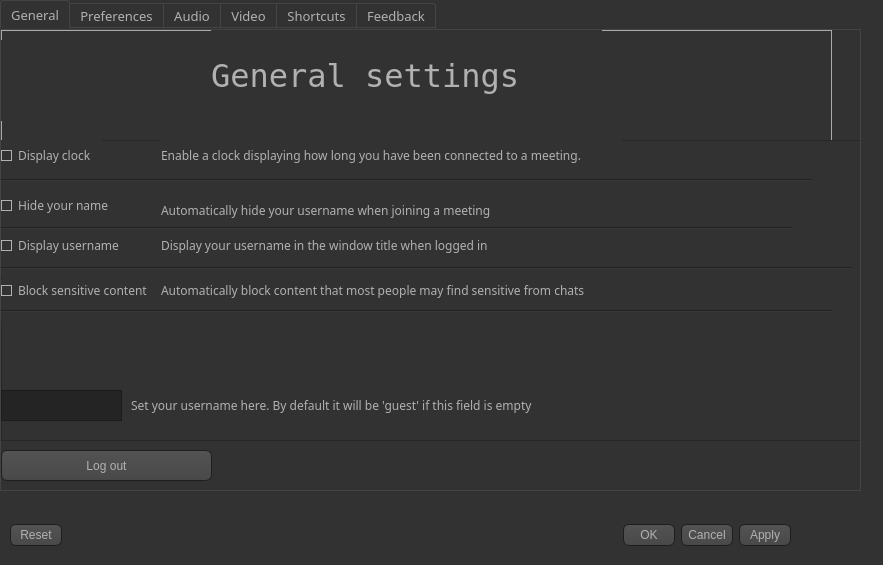
<?xml version="1.0" encoding="UTF-8"?>
<ui version="4.0">
 <class>Settings</class>
 <widget class="QDialog" name="Settings">
  <property name="geometry">
   <rect>
    <x>0</x>
    <y>0</y>
    <width>883</width>
    <height>565</height>
   </rect>
  </property>
  <property name="font">
   <font>
    <family>MingLiU_HKSCS-ExtB</family>
    <pointsize>12</pointsize>
   </font>
  </property>
  <property name="windowTitle">
   <string>Settings</string>
  </property>
  <property name="styleSheet">
   <string notr="true">QToolTip
{
     border: 1px solid black;
     background-color: #ffa02f;
     padding: 1px;
     border-radius: 3px;
     opacity: 100;
}

QWidget
{
    color: #b1b1b1;
    background-color: #323232;
}

QTreeView, QListView
{
    background-color: silver;
    margin-left: 5px;
}

QWidget:item:hover
{
    background-color: QLinearGradient( x1: 0, y1: 0, x2: 0, y2: 1, stop: 0 #ffa02f, stop: 1 #ca0619);
    color: #000000;
}

QWidget:item:selected
{
    background-color: QLinearGradient( x1: 0, y1: 0, x2: 0, y2: 1, stop: 0 #ffa02f, stop: 1 #d7801a);
}

QMenuBar::item
{
    background: transparent;
}

QMenuBar::item:selected
{
    background: transparent;
    border: 1px solid #ffaa00;
}

QMenuBar::item:pressed
{
    background: #444;
    border: 1px solid #000;
    background-color: QLinearGradient(
        x1:0, y1:0,
        x2:0, y2:1,
        stop:1 #212121,
        stop:0.4 #343434/*,
        stop:0.2 #343434,
        stop:0.1 #ffaa00*/
    );
    margin-bottom:-1px;
    padding-bottom:1px;
}

QMenu
{
    border: 1px solid #000;
}

QMenu::item
{
    padding: 2px 20px 2px 20px;
}

QMenu::item:selected
{
    color: #000000;
}

QWidget:disabled
{
    color: #808080;
    background-color: #323232;
}

QAbstractItemView
{
    background-color: QLinearGradient( x1: 0, y1: 0, x2: 0, y2: 1, stop: 0 #4d4d4d, stop: 0.1 #646464, stop: 1 #5d5d5d);
}

QWidget:focus
{
    /*border: 1px solid darkgray;*/
}

QLineEdit
{
    background-color: QLinearGradient( x1: 0, y1: 0, x2: 0, y2: 1, stop: 0 #4d4d4d, stop: 0 #646464, stop: 1 #5d5d5d);
    padding: 1px;
    border-style: solid;
    border: 1px solid #1e1e1e;
    border-radius: 5;
}

QPushButton
{
    color: #b1b1b1;
    background-color: QLinearGradient( x1: 0, y1: 0, x2: 0, y2: 1, stop: 0 #565656, stop: 0.1 #525252, stop: 0.5 #4e4e4e, stop: 0.9 #4a4a4a, stop: 1 #464646);
    border-width: 1px;
    border-color: #1e1e1e;
    border-style: solid;
    border-radius: 6;
    padding: 3px;
    font-size: 12px;
    padding-left: 5px;
    padding-right: 5px;
    min-width: 40px;
}

QPushButton:pressed
{
    background-color: QLinearGradient( x1: 0, y1: 0, x2: 0, y2: 1, stop: 0 #2d2d2d, stop: 0.1 #2b2b2b, stop: 0.5 #292929, stop: 0.9 #282828, stop: 1 #252525);
}

QComboBox
{
    selection-background-color: #ffaa00;
    background-color: QLinearGradient( x1: 0, y1: 0, x2: 0, y2: 1, stop: 0 #565656, stop: 0.1 #525252, stop: 0.5 #4e4e4e, stop: 0.9 #4a4a4a, stop: 1 #464646);
    border-style: solid;
    border: 1px solid #1e1e1e;
    border-radius: 5;
}

QComboBox:hover,QPushButton:hover
{
    border: 2px solid QLinearGradient( x1: 0, y1: 0, x2: 0, y2: 1, stop: 0 #ffa02f, stop: 1 #d7801a);
}


QComboBox:on
{
    padding-top: 3px;
    padding-left: 4px;
    background-color: QLinearGradient( x1: 0, y1: 0, x2: 0, y2: 1, stop: 0 #2d2d2d, stop: 0.1 #2b2b2b, stop: 0.5 #292929, stop: 0.9 #282828, stop: 1 #252525);
    selection-background-color: #ffaa00;
}

QComboBox QAbstractItemView
{
    border: 2px solid darkgray;
    selection-background-color: QLinearGradient( x1: 0, y1: 0, x2: 0, y2: 1, stop: 0 #ffa02f, stop: 1 #d7801a);
}

QComboBox::drop-down
{
     subcontrol-origin: padding;
     subcontrol-position: top right;
     width: 15px;

     border-left-width: 0px;
     border-left-color: darkgray;
     border-left-style: solid; /* just a single line */
     border-top-right-radius: 3px; /* same radius as the QComboBox */
     border-bottom-right-radius: 3px;
 }

QComboBox::down-arrow
{
     image: url(:/dark_orange/img/down_arrow.png);
}

QGroupBox
{
    border: 1px solid darkgray;
    margin-top: 10px;
}

QGroupBox:focus
{
    border: 1px solid darkgray;
}

QTextEdit:focus
{
    border: 1px solid darkgray;
}

QScrollBar:horizontal {
     border: 1px solid #222222;
     background: QLinearGradient( x1: 0, y1: 0, x2: 0, y2: 1, stop: 0.0 #121212, stop: 0.2 #282828, stop: 1 #484848);
     height: 7px;
     margin: 0px 16px 0 16px;
}

QScrollBar::handle:horizontal
{
      background: QLinearGradient( x1: 0, y1: 0, x2: 1, y2: 0, stop: 0 #ffa02f, stop: 0.5 #d7801a, stop: 1 #ffa02f);
      min-height: 20px;
      border-radius: 2px;
}

QScrollBar::add-line:horizontal {
      border: 1px solid #1b1b19;
      border-radius: 2px;
      background: QLinearGradient( x1: 0, y1: 0, x2: 1, y2: 0, stop: 0 #ffa02f, stop: 1 #d7801a);
      width: 14px;
      subcontrol-position: right;
      subcontrol-origin: margin;
}

QScrollBar::sub-line:horizontal {
      border: 1px solid #1b1b19;
      border-radius: 2px;
      background: QLinearGradient( x1: 0, y1: 0, x2: 1, y2: 0, stop: 0 #ffa02f, stop: 1 #d7801a);
      width: 14px;
     subcontrol-position: left;
     subcontrol-origin: margin;
}

QScrollBar::right-arrow:horizontal, QScrollBar::left-arrow:horizontal
{
      border: 1px solid black;
      width: 1px;
      height: 1px;
      background: white;
}

QScrollBar::add-page:horizontal, QScrollBar::sub-page:horizontal
{
      background: none;
}

QScrollBar:vertical
{
      background: QLinearGradient( x1: 0, y1: 0, x2: 1, y2: 0, stop: 0.0 #121212, stop: 0.2 #282828, stop: 1 #484848);
      width: 7px;
      margin: 16px 0 16px 0;
      border: 1px solid #222222;
}

QScrollBar::handle:vertical
{
      background: QLinearGradient( x1: 0, y1: 0, x2: 0, y2: 1, stop: 0 #ffa02f, stop: 0.5 #d7801a, stop: 1 #ffa02f);
      min-height: 20px;
      border-radius: 2px;
}

QScrollBar::add-line:vertical
{
      border: 1px solid #1b1b19;
      border-radius: 2px;
      background: QLinearGradient( x1: 0, y1: 0, x2: 0, y2: 1, stop: 0 #ffa02f, stop: 1 #d7801a);
      height: 14px;
      subcontrol-position: bottom;
      subcontrol-origin: margin;
}

QScrollBar::sub-line:vertical
{
      border: 1px solid #1b1b19;
      border-radius: 2px;
      background: QLinearGradient( x1: 0, y1: 0, x2: 0, y2: 1, stop: 0 #d7801a, stop: 1 #ffa02f);
      height: 14px;
      subcontrol-position: top;
      subcontrol-origin: margin;
}

QScrollBar::up-arrow:vertical, QScrollBar::down-arrow:vertical
{
      border: 1px solid black;
      width: 1px;
      height: 1px;
      background: white;
}


QScrollBar::add-page:vertical, QScrollBar::sub-page:vertical
{
      background: none;
}

QTextEdit
{
    background-color: #242424;
}

QPlainTextEdit
{
    background-color: #242424;
}

QHeaderView::section
{
    background-color: QLinearGradient(x1:0, y1:0, x2:0, y2:1, stop:0 #616161, stop: 0.5 #505050, stop: 0.6 #434343, stop:1 #656565);
    color: white;
    padding-left: 4px;
    border: 1px solid #6c6c6c;
}

QCheckBox:disabled
{
color: #414141;
}

QDockWidget::title
{
    text-align: center;
    spacing: 3px; /* spacing between items in the tool bar */
    background-color: QLinearGradient(x1:0, y1:0, x2:0, y2:1, stop:0 #323232, stop: 0.5 #242424, stop:1 #323232);
}

QDockWidget::close-button, QDockWidget::float-button
{
    text-align: center;
    spacing: 1px; /* spacing between items in the tool bar */
    background-color: QLinearGradient(x1:0, y1:0, x2:0, y2:1, stop:0 #323232, stop: 0.5 #242424, stop:1 #323232);
}

QDockWidget::close-button:hover, QDockWidget::float-button:hover
{
    background: #242424;
}

QDockWidget::close-button:pressed, QDockWidget::float-button:pressed
{
    padding: 1px -1px -1px 1px;
}

QMainWindow::separator
{
    background-color: QLinearGradient(x1:0, y1:0, x2:0, y2:1, stop:0 #161616, stop: 0.5 #151515, stop: 0.6 #212121, stop:1 #343434);
    color: white;
    padding-left: 4px;
    border: 1px solid #4c4c4c;
    spacing: 3px; /* spacing between items in the tool bar */
}

QMainWindow::separator:hover
{

    background-color: QLinearGradient(x1:0, y1:0, x2:0, y2:1, stop:0 #d7801a, stop:0.5 #b56c17 stop:1 #ffa02f);
    color: white;
    padding-left: 4px;
    border: 1px solid #6c6c6c;
    spacing: 3px; /* spacing between items in the tool bar */
}

QToolBar::handle
{
     spacing: 3px; /* spacing between items in the tool bar */
     background: url(:/dark_orange/img/handle.png);
}

QMenu::separator
{
    height: 2px;
    background-color: QLinearGradient(x1:0, y1:0, x2:0, y2:1, stop:0 #161616, stop: 0.5 #151515, stop: 0.6 #212121, stop:1 #343434);
    color: white;
    padding-left: 4px;
    margin-left: 10px;
    margin-right: 5px;
}

QProgressBar
{
    border: 2px solid grey;
    border-radius: 5px;
    text-align: center;
}

QProgressBar::chunk
{
    background-color: #d7801a;
    width: 2.15px;
    margin: 0.5px;
}

QTabBar::tab {
    color: #b1b1b1;
    border: 1px solid #444;
    border-bottom-style: none;
    background-color: #323232;
    padding-left: 10px;
    padding-right: 10px;
    padding-top: 3px;
    padding-bottom: 2px;
    margin-right: -1px;
}

QTabWidget::pane {
    border: 1px solid #444;
    top: 1px;
}

QTabBar::tab:last
{
    margin-right: 0; /* the last selected tab has nothing to overlap with on the right */
    border-top-right-radius: 3px;
}

QTabBar::tab:first:!selected
{
 margin-left: 0px; /* the last selected tab has nothing to overlap with on the right */


    border-top-left-radius: 3px;
}

QTabBar::tab:!selected
{
    color: #b1b1b1;
    border-bottom-style: solid;
    margin-top: 3px;
    background-color: QLinearGradient(x1:0, y1:0, x2:0, y2:1, stop:1 #212121, stop:.4 #343434);
}

QTabBar::tab:selected
{
    border-top-left-radius: 3px;
    border-top-right-radius: 3px;
    margin-bottom: 0px;
}

QTabBar::tab:!selected:hover
{
    /*border-top: 2px solid #ffaa00;
    padding-bottom: 3px;*/
    border-top-left-radius: 3px;
    border-top-right-radius: 3px;
    background-color: QLinearGradient(x1:0, y1:0, x2:0, y2:1, stop:1 #212121, stop:0.4 #343434, stop:0.2 #343434, stop:0.1 #ffaa00);
}

QRadioButton::indicator:checked, QRadioButton::indicator:unchecked{
    color: #b1b1b1;
    background-color: #323232;
    border: 1px solid #b1b1b1;
    border-radius: 6px;
}

QRadioButton::indicator:checked
{
    background-color: qradialgradient(
        cx: 0.5, cy: 0.5,
        fx: 0.5, fy: 0.5,
        radius: 1.0,
        stop: 0.25 #ffaa00,
        stop: 0.3 #323232
    );
}

QCheckBox::indicator{
    color: #b1b1b1;
    background-color: #323232;
    border: 1px solid #b1b1b1;
    width: 9px;
    height: 9px;
}

QRadioButton::indicator
{
    border-radius: 6px;
}

QRadioButton::indicator:hover, QCheckBox::indicator:hover
{
    border: 3px solid #ffaa00;
}

QCheckBox::indicator:checked
{
    image:url(:/dark_orange/img/checkbox.png);
}

QCheckBox::indicator:disabled, QRadioButton::indicator:disabled
{
    border: 1px solid #444;
}


QSlider::groove:horizontal {
    border: 1px solid #3A3939;
    height: 8px;
    background: #201F1F;
    margin: 2px 0;
    border-radius: 2px;
}

QSlider::handle:horizontal {
    background: QLinearGradient( x1: 0, y1: 0, x2: 0, y2: 1,
      stop: 0.0 silver, stop: 0.2 #a8a8a8, stop: 1 #727272);
    border: 1px solid #3A3939;
    width: 14px;
    height: 14px;
    margin: -4px 0;
    border-radius: 2px;
}

QSlider::groove:vertical {
    border: 1px solid #3A3939;
    width: 8px;
    background: #201F1F;
    margin: 0 0px;
    border-radius: 2px;
}

QSlider::handle:vertical {
    background: QLinearGradient( x1: 0, y1: 0, x2: 0, y2: 1, stop: 0.0 silver,
      stop: 0.2 #a8a8a8, stop: 1 #727272);
    border: 1px solid #3A3939;
    width: 14px;
    height: 14px;
    margin: 0 -4px;
    border-radius: 2px;
}

QAbstractSpinBox {
    padding-top: 2px;
    padding-bottom: 2px;
    border: 1px solid darkgray;

    border-radius: 2px;
    min-width: 50px;
}
</string>
  </property>
  <widget class="QDialogButtonBox" name="buttonBox">
   <property name="geometry">
    <rect>
     <x>10</x>
     <y>510</y>
     <width>781</width>
     <height>51</height>
    </rect>
   </property>
   <property name="font">
    <font>
     <family>8514oem</family>
    </font>
   </property>
   <property name="orientation">
    <enum>Qt::Horizontal</enum>
   </property>
   <property name="standardButtons">
    <set>QDialogButtonBox::Apply|QDialogButtonBox::Cancel|QDialogButtonBox::Ok|QDialogButtonBox::Reset</set>
   </property>
  </widget>
  <widget class="QTabWidget" name="tabWidget">
   <property name="geometry">
    <rect>
     <x>0</x>
     <y>0</y>
     <width>861</width>
     <height>491</height>
    </rect>
   </property>
   <property name="font">
    <font>
     <family>Segoe UI Semilight</family>
     <pointsize>10</pointsize>
    </font>
   </property>
   <property name="tabPosition">
    <enum>QTabWidget::North</enum>
   </property>
   <property name="currentIndex">
    <number>0</number>
   </property>
   <widget class="QWidget" name="tab">
    <attribute name="title">
     <string>General</string>
    </attribute>
    <widget class="QGroupBox" name="groupBox_3">
     <property name="geometry">
      <rect>
       <x>0</x>
       <y>-10</y>
       <width>831</width>
       <height>121</height>
      </rect>
     </property>
     <property name="title">
      <string/>
     </property>
     <widget class="QLabel" name="label_9">
      <property name="geometry">
       <rect>
        <x>210</x>
        <y>10</y>
        <width>391</width>
        <height>91</height>
       </rect>
      </property>
      <property name="font">
       <font>
        <family>NSimSun</family>
        <pointsize>24</pointsize>
       </font>
      </property>
      <property name="text">
       <string>General settings</string>
      </property>
     </widget>
     <widget class="QLabel" name="label_10">
      <property name="geometry">
       <rect>
        <x>0</x>
        <y>20</y>
        <width>101</width>
        <height>81</height>
       </rect>
      </property>
      <property name="text">
       <string/>
      </property>
      <property name="pixmap">
       <pixmap>../../../../../../Downloads/settings(1).png</pixmap>
      </property>
      <property name="scaledContents">
       <bool>true</bool>
      </property>
     </widget>
    </widget>
    <widget class="QPushButton" name="pushButton_2">
     <property name="geometry">
      <rect>
       <x>0</x>
       <y>420</y>
       <width>211</width>
       <height>31</height>
      </rect>
     </property>
     <property name="text">
      <string>Log out</string>
     </property>
    </widget>
    <widget class="QFrame" name="frame">
     <property name="geometry">
      <rect>
       <x>0</x>
       <y>110</y>
       <width>911</width>
       <height>301</height>
      </rect>
     </property>
     <property name="font">
      <font>
       <family>Sylfaen</family>
       <pointsize>9</pointsize>
      </font>
     </property>
     <property name="frameShape">
      <enum>QFrame::StyledPanel</enum>
     </property>
     <property name="frameShadow">
      <enum>QFrame::Raised</enum>
     </property>
     <widget class="QLabel" name="label_2">
      <property name="geometry">
       <rect>
        <x>160</x>
        <y>0</y>
        <width>461</width>
        <height>31</height>
       </rect>
      </property>
      <property name="text">
       <string>Enable a clock displaying how long you have been connected to a meeting.</string>
      </property>
     </widget>
     <widget class="QCheckBox" name="checkBox">
      <property name="geometry">
       <rect>
        <x>0</x>
        <y>0</y>
        <width>101</width>
        <height>31</height>
       </rect>
      </property>
      <property name="text">
       <string>Display clock</string>
      </property>
     </widget>
     <widget class="QCheckBox" name="checkBox_2">
      <property name="geometry">
       <rect>
        <x>0</x>
        <y>40</y>
        <width>121</width>
        <height>51</height>
       </rect>
      </property>
      <property name="text">
       <string>Hide your name</string>
      </property>
      <property name="tristate">
       <bool>false</bool>
      </property>
     </widget>
     <widget class="QLabel" name="label_15">
      <property name="geometry">
       <rect>
        <x>160</x>
        <y>60</y>
        <width>391</width>
        <height>20</height>
       </rect>
      </property>
      <property name="text">
       <string>Automatically hide your username when joining a meeting</string>
      </property>
     </widget>
     <widget class="QTextEdit" name="textEdit_2">
      <property name="geometry">
       <rect>
        <x>0</x>
        <y>250</y>
        <width>121</width>
        <height>31</height>
       </rect>
      </property>
     </widget>
     <widget class="QLabel" name="label_16">
      <property name="geometry">
       <rect>
        <x>130</x>
        <y>250</y>
        <width>411</width>
        <height>31</height>
       </rect>
      </property>
      <property name="text">
       <string>Set your username here. By default it will be 'guest' if this field is empty</string>
      </property>
     </widget>
     <widget class="QCheckBox" name="checkBox_3">
      <property name="geometry">
       <rect>
        <x>0</x>
        <y>90</y>
        <width>141</width>
        <height>31</height>
       </rect>
      </property>
      <property name="text">
       <string>Display username</string>
      </property>
     </widget>
     <widget class="QLabel" name="label_17">
      <property name="geometry">
       <rect>
        <x>160</x>
        <y>80</y>
        <width>391</width>
        <height>51</height>
       </rect>
      </property>
      <property name="text">
       <string>Display your username in the window title when logged in</string>
      </property>
     </widget>
     <widget class="QCheckBox" name="checkBox_4">
      <property name="geometry">
       <rect>
        <x>0</x>
        <y>140</y>
        <width>161</width>
        <height>21</height>
       </rect>
      </property>
      <property name="text">
       <string>Block sensitive content</string>
      </property>
     </widget>
     <widget class="QLabel" name="label_18">
      <property name="geometry">
       <rect>
        <x>160</x>
        <y>140</y>
        <width>461</width>
        <height>20</height>
       </rect>
      </property>
      <property name="text">
       <string>Automatically block content that most people may find sensitive from chats</string>
      </property>
     </widget>
     <widget class="Line" name="line">
      <property name="geometry">
       <rect>
        <x>-40</x>
        <y>30</y>
        <width>851</width>
        <height>20</height>
       </rect>
      </property>
      <property name="orientation">
       <enum>Qt::Horizontal</enum>
      </property>
     </widget>
     <widget class="Line" name="line_2">
      <property name="geometry">
       <rect>
        <x>-30</x>
        <y>80</y>
        <width>821</width>
        <height>16</height>
       </rect>
      </property>
      <property name="orientation">
       <enum>Qt::Horizontal</enum>
      </property>
     </widget>
     <widget class="Line" name="line_3">
      <property name="geometry">
       <rect>
        <x>0</x>
        <y>120</y>
        <width>851</width>
        <height>16</height>
       </rect>
      </property>
      <property name="orientation">
       <enum>Qt::Horizontal</enum>
      </property>
     </widget>
     <widget class="Line" name="line_4">
      <property name="geometry">
       <rect>
        <x>-50</x>
        <y>161</y>
        <width>881</width>
        <height>20</height>
       </rect>
      </property>
      <property name="orientation">
       <enum>Qt::Horizontal</enum>
      </property>
     </widget>
    </widget>
   </widget>
   <widget class="QWidget" name="tab_2">
    <attribute name="title">
     <string>Preferences</string>
    </attribute>
    <widget class="QGroupBox" name="groupBox_2">
     <property name="geometry">
      <rect>
       <x>0</x>
       <y>-10</y>
       <width>831</width>
       <height>121</height>
      </rect>
     </property>
     <property name="title">
      <string/>
     </property>
     <widget class="QLabel" name="label_7">
      <property name="geometry">
       <rect>
        <x>210</x>
        <y>10</y>
        <width>391</width>
        <height>91</height>
       </rect>
      </property>
      <property name="font">
       <font>
        <family>NSimSun</family>
        <pointsize>24</pointsize>
       </font>
      </property>
      <property name="text">
       <string>Preferences</string>
      </property>
     </widget>
     <widget class="QLabel" name="label_8">
      <property name="geometry">
       <rect>
        <x>0</x>
        <y>20</y>
        <width>101</width>
        <height>81</height>
       </rect>
      </property>
      <property name="text">
       <string/>
      </property>
      <property name="pixmap">
       <pixmap>../../../../../../Downloads/settings.png</pixmap>
      </property>
      <property name="scaledContents">
       <bool>true</bool>
      </property>
     </widget>
    </widget>
   </widget>
   <widget class="QWidget" name="tab_3">
    <attribute name="title">
     <string>Audio</string>
    </attribute>
    <widget class="QGroupBox" name="groupBox">
     <property name="geometry">
      <rect>
       <x>0</x>
       <y>-10</y>
       <width>831</width>
       <height>111</height>
      </rect>
     </property>
     <property name="title">
      <string/>
     </property>
     <widget class="QLabel" name="label_3">
      <property name="geometry">
       <rect>
        <x>210</x>
        <y>10</y>
        <width>391</width>
        <height>91</height>
       </rect>
      </property>
      <property name="font">
       <font>
        <family>NSimSun</family>
        <pointsize>24</pointsize>
       </font>
      </property>
      <property name="text">
       <string>Audio settings</string>
      </property>
     </widget>
     <widget class="QLabel" name="label_4">
      <property name="geometry">
       <rect>
        <x>0</x>
        <y>20</y>
        <width>101</width>
        <height>81</height>
       </rect>
      </property>
      <property name="text">
       <string/>
      </property>
      <property name="pixmap">
       <pixmap>../../../../../../Downloads/volume.png</pixmap>
      </property>
      <property name="scaledContents">
       <bool>true</bool>
      </property>
     </widget>
    </widget>
    <widget class="QLabel" name="label_35">
     <property name="geometry">
      <rect>
       <x>170</x>
       <y>190</y>
       <width>381</width>
       <height>41</height>
      </rect>
     </property>
     <property name="text">
      <string>Display your username in the window title when logged in</string>
     </property>
    </widget>
    <widget class="QCheckBox" name="checkBox_9">
     <property name="geometry">
      <rect>
       <x>0</x>
       <y>190</y>
       <width>141</width>
       <height>31</height>
      </rect>
     </property>
     <property name="text">
      <string>Display username</string>
     </property>
    </widget>
    <widget class="QLabel" name="label_36">
     <property name="geometry">
      <rect>
       <x>170</x>
       <y>160</y>
       <width>471</width>
       <height>16</height>
      </rect>
     </property>
     <property name="text">
      <string>Disable your microphone. By doing this you wont be able to speak in meetings</string>
     </property>
    </widget>
    <widget class="QCheckBox" name="checkBox_10">
     <property name="geometry">
      <rect>
       <x>0</x>
       <y>110</y>
       <width>131</width>
       <height>21</height>
      </rect>
     </property>
     <property name="text">
      <string>Automatic mute</string>
     </property>
    </widget>
    <widget class="QLabel" name="label_37">
     <property name="geometry">
      <rect>
       <x>170</x>
       <y>110</y>
       <width>461</width>
       <height>21</height>
      </rect>
     </property>
     <property name="text">
      <string>Automatically mute yourself when joining a meeting</string>
     </property>
    </widget>
    <widget class="QCheckBox" name="checkBox_11">
     <property name="geometry">
      <rect>
       <x>0</x>
       <y>140</y>
       <width>141</width>
       <height>51</height>
      </rect>
     </property>
     <property name="text">
      <string>Disable microphone</string>
     </property>
     <property name="tristate">
      <bool>false</bool>
     </property>
    </widget>
    <widget class="Line" name="line_9">
     <property name="geometry">
      <rect>
       <x>-40</x>
       <y>130</y>
       <width>851</width>
       <height>20</height>
      </rect>
     </property>
     <property name="orientation">
      <enum>Qt::Horizontal</enum>
     </property>
    </widget>
    <widget class="Line" name="line_10">
     <property name="geometry">
      <rect>
       <x>-30</x>
       <y>180</y>
       <width>851</width>
       <height>16</height>
      </rect>
     </property>
     <property name="orientation">
      <enum>Qt::Horizontal</enum>
     </property>
    </widget>
   </widget>
   <widget class="QWidget" name="tab_4">
    <attribute name="title">
     <string>Video</string>
    </attribute>
    <widget class="QGroupBox" name="groupBox_4">
     <property name="geometry">
      <rect>
       <x>-10</x>
       <y>-10</y>
       <width>831</width>
       <height>121</height>
      </rect>
     </property>
     <property name="title">
      <string/>
     </property>
     <widget class="QLabel" name="label_11">
      <property name="geometry">
       <rect>
        <x>210</x>
        <y>10</y>
        <width>391</width>
        <height>91</height>
       </rect>
      </property>
      <property name="font">
       <font>
        <family>NSimSun</family>
        <pointsize>24</pointsize>
       </font>
      </property>
      <property name="text">
       <string>Video settings</string>
      </property>
     </widget>
     <widget class="QLabel" name="label_12">
      <property name="geometry">
       <rect>
        <x>10</x>
        <y>20</y>
        <width>101</width>
        <height>81</height>
       </rect>
      </property>
      <property name="text">
       <string/>
      </property>
      <property name="pixmap">
       <pixmap>../../../../../../Downloads/play-button(1).png</pixmap>
      </property>
      <property name="scaledContents">
       <bool>true</bool>
      </property>
     </widget>
    </widget>
   </widget>
   <widget class="QWidget" name="tab_11">
    <attribute name="title">
     <string>Shortcuts</string>
    </attribute>
    <widget class="QGroupBox" name="groupBox_16">
     <property name="geometry">
      <rect>
       <x>-10</x>
       <y>-10</y>
       <width>831</width>
       <height>121</height>
      </rect>
     </property>
     <property name="title">
      <string/>
     </property>
     <widget class="QLabel" name="label_57">
      <property name="geometry">
       <rect>
        <x>210</x>
        <y>20</y>
        <width>391</width>
        <height>91</height>
       </rect>
      </property>
      <property name="font">
       <font>
        <family>NSimSun</family>
        <pointsize>24</pointsize>
       </font>
      </property>
      <property name="text">
       <string>Keyboard shortcuts</string>
      </property>
     </widget>
     <widget class="QLabel" name="label_58">
      <property name="geometry">
       <rect>
        <x>30</x>
        <y>20</y>
        <width>101</width>
        <height>71</height>
       </rect>
      </property>
      <property name="text">
       <string/>
      </property>
      <property name="pixmap">
       <pixmap>../../../../../../Downloads/keyboard.png</pixmap>
      </property>
      <property name="scaledContents">
       <bool>true</bool>
      </property>
     </widget>
    </widget>
   </widget>
   <widget class="QWidget" name="tab_5">
    <attribute name="title">
     <string>Feedback</string>
    </attribute>
    <widget class="QGroupBox" name="groupBox_5">
     <property name="geometry">
      <rect>
       <x>0</x>
       <y>-10</y>
       <width>831</width>
       <height>121</height>
      </rect>
     </property>
     <property name="title">
      <string/>
     </property>
     <widget class="QLabel" name="label_13">
      <property name="geometry">
       <rect>
        <x>210</x>
        <y>10</y>
        <width>391</width>
        <height>91</height>
       </rect>
      </property>
      <property name="font">
       <font>
        <family>NSimSun</family>
        <pointsize>24</pointsize>
       </font>
      </property>
      <property name="text">
       <string>Feedback</string>
      </property>
     </widget>
     <widget class="QLabel" name="label_14">
      <property name="geometry">
       <rect>
        <x>0</x>
        <y>20</y>
        <width>101</width>
        <height>81</height>
       </rect>
      </property>
      <property name="text">
       <string/>
      </property>
      <property name="pixmap">
       <pixmap>../../../../../../Downloads/comment.png</pixmap>
      </property>
      <property name="scaledContents">
       <bool>true</bool>
      </property>
     </widget>
    </widget>
    <widget class="QLabel" name="label">
     <property name="geometry">
      <rect>
       <x>40</x>
       <y>210</y>
       <width>771</width>
       <height>101</height>
      </rect>
     </property>
     <property name="font">
      <font>
       <pointsize>10</pointsize>
      </font>
     </property>
     <property name="text">
      <string>Care about making Chatvio better? Please send some feedback so we can improve!</string>
     </property>
    </widget>
    <widget class="QPushButton" name="pushButton">
     <property name="geometry">
      <rect>
       <x>590</x>
       <y>320</y>
       <width>201</width>
       <height>91</height>
      </rect>
     </property>
     <property name="text">
      <string>Send</string>
     </property>
    </widget>
    <widget class="QTextEdit" name="textEdit">
     <property name="geometry">
      <rect>
       <x>150</x>
       <y>320</y>
       <width>421</width>
       <height>91</height>
      </rect>
     </property>
    </widget>
   </widget>
  </widget>
 </widget>
 <resources/>
 <connections>
  <connection>
   <sender>buttonBox</sender>
   <signal>accepted()</signal>
   <receiver>Settings</receiver>
   <slot>accept()</slot>
   <hints>
    <hint type="sourcelabel">
     <x>248</x>
     <y>254</y>
    </hint>
    <hint type="destinationlabel">
     <x>157</x>
     <y>274</y>
    </hint>
   </hints>
  </connection>
  <connection>
   <sender>buttonBox</sender>
   <signal>rejected()</signal>
   <receiver>Settings</receiver>
   <slot>reject()</slot>
   <hints>
    <hint type="sourcelabel">
     <x>316</x>
     <y>260</y>
    </hint>
    <hint type="destinationlabel">
     <x>286</x>
     <y>274</y>
    </hint>
   </hints>
  </connection>
 </connections>
</ui>
